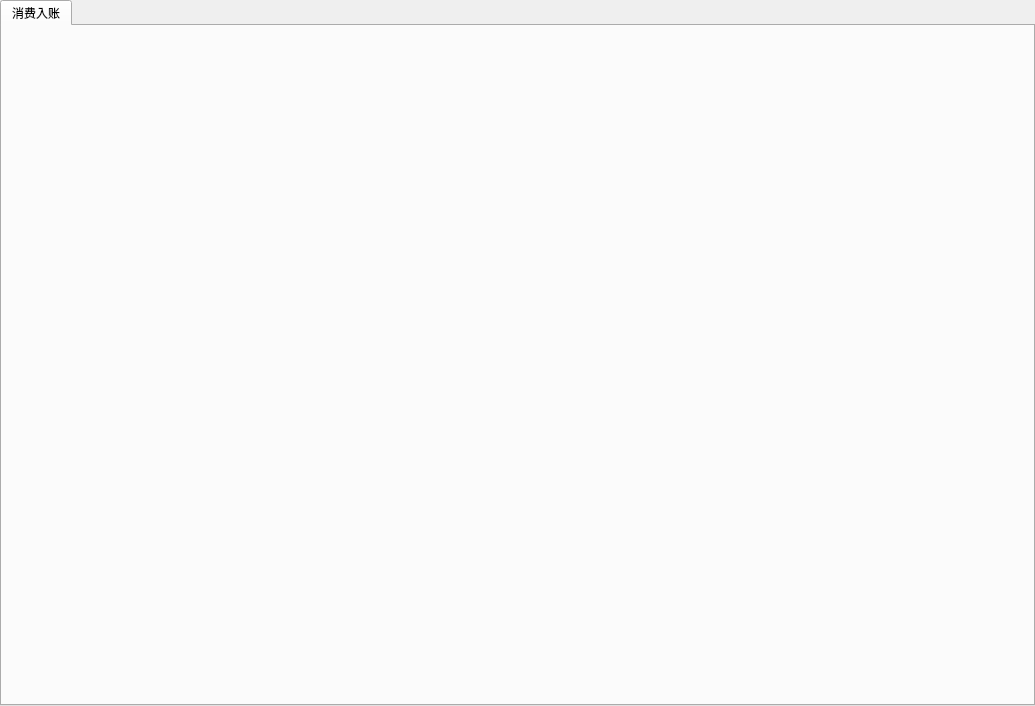
<?xml version="1.0" encoding="UTF-8"?>
<ui version="4.0">
 <class>Consumption_management</class>
 <widget class="QWidget" name="Consumption_management">
  <property name="geometry">
   <rect>
    <x>0</x>
    <y>0</y>
    <width>1035</width>
    <height>706</height>
   </rect>
  </property>
  <property name="windowTitle">
   <string>Form</string>
  </property>
  <widget class="QTabWidget" name="tabWidget">
   <property name="geometry">
    <rect>
     <x>0</x>
     <y>0</y>
     <width>1035</width>
     <height>706</height>
    </rect>
   </property>
   <property name="currentIndex">
    <number>0</number>
   </property>
   <widget class="QWidget" name="tab">
    <attribute name="title">
     <string>消费入账</string>
    </attribute>
   </widget>
  </widget>
 </widget>
 <resources/>
 <connections/>
</ui>
